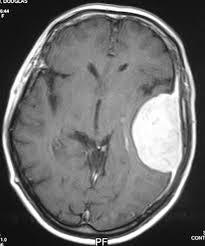
%> input picture 6Perfect.jpg, 205 x 246 px
$ octave --eval "result = segmentImage(imread('6Perfect.jpg'));"   (GNU Octave 9; MATLAB toolbox functions it lacks are replaced by stand-ins)
%> lines starting %> are read from the running program, lines starting %| are printed output that depends on the picture; in (x1, y1, x2, y2) boxes, pixels count from 0 and x2, y2 are one past the last pixel; in counts of white or black regions, pixels touching at a corner belong together; the program's own positions count from 1
function [BW,maskedImage] = segmentImage(im)
%segmentImage segments image using auto-generated code from imageSegmenter App
%  [BW,MASKEDIMAGE] = segmentImage(IM) segments image IM using auto-generated
%  code from the imageSegmenter App. The final segmentation is returned in
%  BW and a masked image is returned in MASKEDIMAGE.

% Auto-generated by imageSegmenter app on 22-Sep-2017
%----------------------------------------------------


% Convert to grayscale
%im = rgb2gray(im);

% Initialize segmentation with Otsu's threshold
level = graythresh(im);
%> level = 0.373
mask = im2bw(im,level);
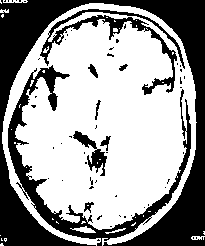
%> mask: size 246x205 logical; 61.2% white; 58 black regions (49 under 20 px), largest, box (x1, y1, x2, y2) and area: (0, 0, 205, 246) 12773, (8, 65, 191, 246) 4051, (40, 9, 185, 95) 1822

% Filter components by area
BW = bwareafilt(mask, [2562 20493]);
%> BW: size 246x205 logical; every value is 0

% Form masked image from input image and segmented image.
maskedImage = im;
%> maskedImage is the input picture: size 246x205x3 uint8; min 0, max 255, mean 108
maskedImage(~BW) = 0;
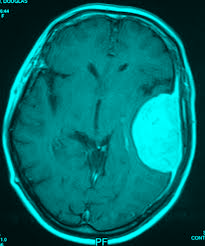
%> maskedImage: size 246x205x3 uint8; mean R, G, B 0, 108, 108
end
